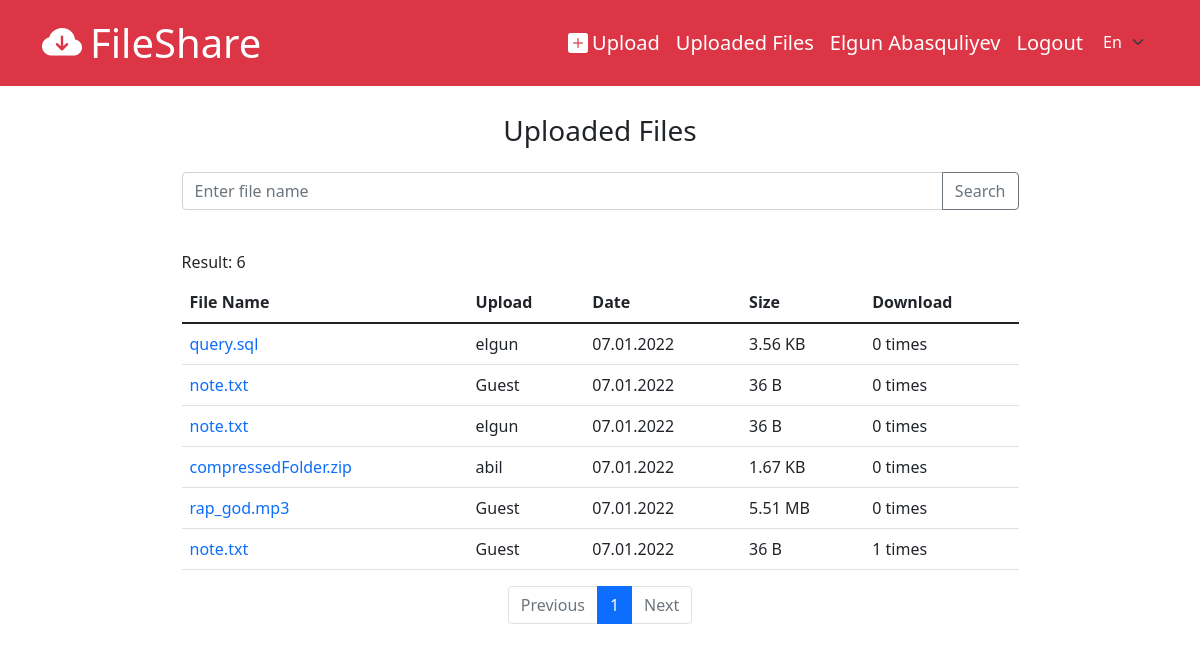
The page /files/all (signed in) on the database its author committed.
### tables this page shows
CREATE TABLE `fileinfo` (
  `id` int(11) NOT NULL,
  `file_id` int(11) NOT NULL,
  `storage_id` int(11) DEFAULT NULL,
  `download_count` int(11) NOT NULL DEFAULT 0,
  `status` int(11) NOT NULL DEFAULT 0,
  `old_status` int(11) DEFAULT NULL,
  `password` varchar(255) DEFAULT NULL,
  `description` varchar(255) DEFAULT NULL
);

CREATE TABLE `file` (
  `id` int(11) NOT NULL,
  `name` varchar(255) NOT NULL,
  `path` varchar(255) NOT NULL,
  `size` varchar(255) NOT NULL,
  `created_at` datetime NOT NULL DEFAULT current_timestamp(),
  `type` varchar(255) NOT NULL
);

CREATE TABLE `user` (
  `id` int(11) NOT NULL,
  `name` varchar(255) NOT NULL,
  `username` varchar(255) NOT NULL,
  `email` varchar(255) NOT NULL,
  `password` varchar(255) NOT NULL,
  `birthdate` datetime DEFAULT NULL,
  `gender` int(11) DEFAULT NULL,
  `created_at` datetime NOT NULL DEFAULT current_timestamp(),
  `status` int(11) NOT NULL
);

### app/controllers/Files.php (called while the page is built, shortened)
<?php
    class Files extends Controller{
        protected FileInfo $fileInfoModel;
        public function __construct()
        {
            $this->fileInfoModel = $this->model('FileInfo');
        }
        public function all($pageNo = 1){
            $start = ($pageNo - 1) * 10;
            if($_SERVER['REQUEST_METHOD'] == 'POST'){
                $_POST = filter_input_array(INPUT_POST, FILTER_SANITIZE_STRING);
                $result = $this->fileInfoModel->getFileInfosByNameAndMode($_POST['search'], [$start, 10], FileHelper::FILE_ATTR_PUBLIC);
                $result['search'] = $_POST['search'];
            }else{
                $start = ($pageNo - 1) * 10;
                $result = $this->fileInfoModel->getFileInfosByMode([$start, $start + 10], FileHelper::FILE_ATTR_PUBLIC);
            }
            $idArr = ModelHelper::getAllUserFileId($result['files']);
            if(count($idArr) > 0){
                $detailedResult = $this->fileInfoModel->getAllFileInfoUserDetailById($idArr);
                $result['files'] = ModelHelper::mergeFileInfoArr($result['files'], $detailedResult);
            }
            $content = FileHelper::getPageContentByLang('files/all', Core::$lang);
            $result['page_no'] = $pageNo;
            $result['content'] = $content;
            $this->view('files/all', $result);
        }
    }

### app/libraries/Core.php (called while the page is built, shortened)
<?php
    class Core{
        protected $currentMethod = 'index';
        protected $params = [];
        public function __construct()
        {
            $url = $this->getUrl();
            $index = 0;
            if(isset($url[$index]) && file_exists('../app/controllers/' . $url[$index] . '.php')){
                unset($url[$index]);
                $index++;
            }
            $this->currentController = new $this->currentController;
            if(isset($url[$index])){
                if(method_exists($this->currentController, $url[$index])){
                    $this->currentMethod = $url[$index];
                    unset($url[$index]);
                }
                $this->params = $url ? array_values($url) : [];
            }
            call_user_func_array([ $this->currentController, $this->currentMethod ], $this->params);
        }
        public function getUrl(){
            if(isset($_GET['url'])){
                $url = rtrim($_GET['url'], '/');
                $url = filter_var($url, FILTER_SANITIZE_URL);
                $url = explode('/', $url);
                return $url;
            }
        }
    }

### public/index.php (called while the page is built, shortened)
<?php
    new Core();

### app/libraries/Database.php (called while the page is built, shortened)
<?php
    class Database{
        private $dbh;
        private $stmt;
        public function __construct($host, $user, $pass, $dbname){
            $dsn = 'mysql:host=' . $host . ';dbname=' . $dbname;
            $options = [
                PDO::ATTR_PERSISTENT => true,
                PDO::ATTR_ERRMODE => PDO::ERRMODE_EXCEPTION,
                PDO::ATTR_DEFAULT_FETCH_MODE => PDO::FETCH_OBJ,
            ];
            try{
                $this->dbh = new PDO($dsn, $user, $pass, $options);
            }catch(PDOException $e){
                $this->error = $e->getMessage();
                echo $this->error;
            }
        }
        public function query($sql){
            $this->stmt = $this->dbh->prepare($sql);
        }
        public function bind($param, $value, $type = null){
            if(is_null($type)){
                switch(true){
                    case is_int($value):
                        $type = PDO::PARAM_INT;
                        break;
                }
            }
            $this->stmt->bindValue($param, $value, $type);
        }
        public function execute(){
            return $this->stmt->execute();
        }
        public function resultSet(){
            $this->execute();
            return $this->stmt->fetchAll();
        }
        public function single(){
            $this->execute();
            return $this->stmt->fetch();
        }
        public function rowCount(){
            return $this->stmt->rowCount();
        }
    }

### app/models/FileInfo.php (called while the page is built, shortened)
<?php
    class FileInfo extends Model{
        public function getFileInfosByMode(array $range, int $mode){
            $this->db->query("SELECT COUNT(*) as file_count FROM `fileinfo` WHERE `fileinfo`.`status` = :status");
            $this->db->bind(':status', $mode);
            $this->db->execute();
            $totalFile = $this->db->single()->file_count;
            $sql = "SELECT *, `file`.`created_at` as `file_created_at`,
                            `file`.`name` as `file_name`,
                            `fileinfo`.`id` as `fileinfo_id`,
                            `file`.`id` as `file_id` FROM `fileinfo`
                            INNER JOIN `file` ON `fileinfo`.`file_id` = `file`.`id`
                            WHERE `fileinfo`.`status` = :status ORDER BY `file`.`created_at`
                            DESC LIMIT :start, :count";
            $this->db->query($sql);
            $this->db->bind(':status', $mode);
            $this->db->bind(':start', $range[0]);
            $this->db->bind(':count', $range[1]);
            $this->db->execute();
            $dataSet = $this->db->resultSet();
            $pageCount = 0;
            if($this->db->rowCount() != 0)
            {
                $pageCount = ceil($totalFile / $range[1]);
            }
            return [
                'files' => $dataSet,
                'total_count' => $totalFile,
                'page_count' => $pageCount
            ];
        }
        public function getAllFileInfoUserDetailById($fileInfoIdArr){
            $sql = "SELECT *, `file`.`created_at` AS `file_created_at`,
                                         `file`.`name` AS `file_name`,
                                          `fileinfo`.`id` AS `fileinfo_id`,
                                          `fileinfo`.`status` as `fileinfo_status`,
                                          `file`.`id` AS `file_id` FROM `fileinfo`
                                          INNER JOIN `file` ON `fileinfo`.`file_id` = `file`.`id`
                                          INNER JOIN `userstorage` ON `userstorage`.`id` = `fileinfo`.`storage_id`
                                        INNER JOIN `user` ON `userstorage`.`user_id` = `user`.`id` WHERE `fileinfo`.`id` IN (";
            $sql .= implode(",", $fileInfoIdArr) . ")";
            $this->db->query($sql);
            $this->db->execute();
            return $this->db->resultSet();
        }
    }

### app/libraries/Model.php (called while the page is built, shortened)
<?php
    class Model{
        public function __construct()
        {
            $this->db = new Database(DB_HOST, DB_USER, DB_PASS, DB_NAME);
        }
    }

### app/helpers/model_helper.php (called while the page is built, shortened)
<?php
    class ModelHelper{
        public static function getAllUserFileId($fileInfoArr){
            $idArr = [];
            foreach ($fileInfoArr as $fileInfo) {
                if(!is_null($fileInfo->storage_id)){
                    $idArr[] = $fileInfo->fileinfo_id;
                }
            }
            return $idArr;
        }
    }

### app/helpers/sizing_helper.php (called while the page is built)
<?php
    function formatBytes($bytes, $precision = 2) {
        $units = array('B', 'KB', 'MB', 'GB', 'TB');
        $bytes = max($bytes, 0);
        $pow = floor(($bytes ? log($bytes) : 0) / log(1024));
        $pow = min($pow, count($units) - 1);
        $bytes /= pow(1024, $pow);
        return round($bytes, $precision) . ' ' . $units[$pow];
    }

### app/views/files/all.php (the view, shortened to what this page needs)
<?php require_once APPROOT . '/views/partials/header.php'?>
    <div class="container">
        <div class="d-flex flex-column justify-content-center align-items-center w-75 mx-auto">
            <h1 class="fs-3 my-4"><?= $data['content']->title ?></h1>
            <form method="POST" class="w-100">
                <div class="input-group mb-3">
                    <input type="text" class="form-control" name="search" placeholder="<?= $data['content']->search_input ?>" value="<?= isset($data['search']) ? $data['search'] : ''?>">
                    <button class="btn btn-outline-secondary" type="submit" id="button-addon2"><?= $data['content']->search_btn ?></button>
                </div>
            </form>
            <p id="result-count" class="mt-4"><?= $data['content']->search_result ?>: <?= $data['total_count'] ?></p>
            <table class="table table-hover mt-2">
                <thead>
                    <tr>
                        <th><?= $data['content']->table->col0 ?></th>
                        <th><?= $data['content']->table->col1 ?></th>
                        <th><?= $data['content']->table->col2 ?></th>
                        <th><?= $data['content']->table->col3 ?></th>
                        <th><?= $data['content']->table->col4 ?></th>
                    </tr>
                </thead>
                <tbody>
                    <?php foreach ($data['files'] as $file): ?>
                        <tr>
                            <td><a href="<?= URLROOT ?>/files/info/<?= $file->fileinfo_id ?>"><?= $file->file_name ?></a></td>
                            <td><?= property_exists($file, 'username') ? $file->username : $data['content']->guest ?></td>
                            <td><?= (new DateTime($file->file_created_at))->format('d.m.Y') ?></td>
                            <td><?= formatBytes($file->size) ?></td>
                            <td><?= $file->download_count ?> <?= $data['content']->time ?></td>
                        </tr>
                    <?php endforeach; ?>
                </tbody>
            </table>
            <nav >
                <ul class="pagination">
                    <li class="page-item <?= $data['page_no'] == 1 ? 'disabled' : '' ?>">
                      <a class="page-link" href="<?= $data['page_no'] == 1 ? '#' : URLROOT . '/files/all/' . $data['page_no'] - 1 ?>"><?= $data['content']->pagePrev ?></a>
                    </li>
                    <?php for($i = 1; $i <= $data['page_count']; $i++): ?>
                    <li class="page-item <?= $data['page_no'] == $i ? 'active' : '' ?>" aria-current="page">
                        <a class="page-link" href="<?= URLROOT . '/files/all/' . $i?>"><?= $i ?></a>
                    </li>
                    <?php endfor; ?>
                    <li class="page-item <?= $data['page_no'] == $data['page_count'] || $data['page_count'] == 0 ? 'disabled' : '' ?>">
                        <a class="page-link" href="<?= $data['page_no'] == $data['page_count'] ? '#' : URLROOT . '/files/all/' . $data['page_no'] + 1 ?>"><?= $data['content']->pageNext ?></a>
                    </li>
                </ul>
            </nav>
        </div>
    </div>
<?php require_once APPROOT . '/views/partials/footer.php'?>

### public/css/style.css (style rules this page uses)
a { text-decoration: none; }
body, p { margin: 0; }
#result-count { align-self: start; }
body::before { display: block; height: 90px; content: ""; }

### rows shown on the page
fileinfo: file.name "query.sql", user.username "elgun", file.created_at "07.01.2022", file.size "3.56 KB", download_count "0", time "times"
fileinfo: file.name "note.txt", guest "Guest", file.created_at "07.01.2022", file.size "36 B", download_count "0", time "times"
fileinfo: file.name "note.txt", user.username "elgun", file.created_at "07.01.2022", file.size "36 B", download_count "0", time "times"
fileinfo: file.name "compressedFolder.zip", user.username "abil", file.created_at "07.01.2022", file.size "1.67 KB", download_count "0", time "times"
fileinfo: file.name "rap_god.mp3", guest "Guest", file.created_at "07.01.2022", file.size "5.51 MB", download_count "0", time "times"
fileinfo: file.name "note.txt", guest "Guest", file.created_at "07.01.2022", file.size "36 B", download_count "1", time "times"

### other values the page prints
SITENAME "FileShare"
$content->menu1 "Upload"
$content->menu2 "Uploaded Files"
$_SESSION['user_name'] "Elgun Abasquliyev"
$content->menu3 "Logout"
$data['content']->title "Uploaded Files"
$data['content']->search_btn "Search"
$data['content']->search_result "Result"
$data['total_count'] "6"
$data['content']->table->col0 "File Name"
$data['content']->table->col1 "Upload"
$data['content']->table->col2 "Date"
$data['content']->table->col3 "Size"
$data['content']->table->col4 "Download"
$data['content']->pagePrev "Previous"
